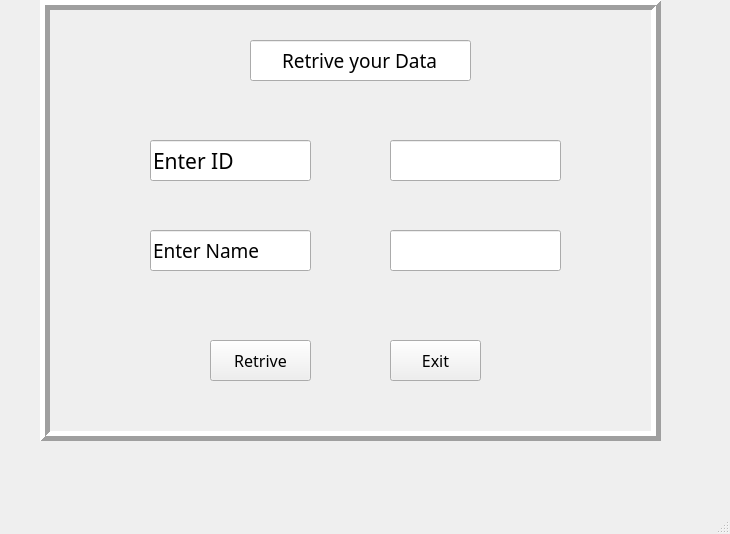
<?xml version="1.0" encoding="UTF-8"?>
<ui version="4.0">
 <class>Student</class>
 <widget class="QMainWindow" name="Student">
  <property name="geometry">
   <rect>
    <x>0</x>
    <y>0</y>
    <width>730</width>
    <height>534</height>
   </rect>
  </property>
  <property name="windowTitle">
   <string>Student</string>
  </property>
  <property name="tabShape">
   <enum>QTabWidget::TabShape::Rounded</enum>
  </property>
  <widget class="QWidget" name="centralwidget">
   <widget class="QLineEdit" name="lineEdit">
    <property name="geometry">
     <rect>
      <x>150</x>
      <y>140</y>
      <width>161</width>
      <height>41</height>
     </rect>
    </property>
    <property name="font">
     <font>
      <family>Sitka</family>
      <pointsize>16</pointsize>
     </font>
    </property>
    <property name="text">
     <string>Enter ID</string>
    </property>
   </widget>
   <widget class="QLineEdit" name="lineEdit_2">
    <property name="geometry">
     <rect>
      <x>150</x>
      <y>230</y>
      <width>161</width>
      <height>41</height>
     </rect>
    </property>
    <property name="font">
     <font>
      <family>Sitka</family>
      <pointsize>14</pointsize>
     </font>
    </property>
    <property name="text">
     <string>Enter Name</string>
    </property>
   </widget>
   <widget class="QLineEdit" name="lineEdit_3">
    <property name="geometry">
     <rect>
      <x>390</x>
      <y>140</y>
      <width>171</width>
      <height>41</height>
     </rect>
    </property>
    <property name="echoMode">
     <enum>QLineEdit::EchoMode::Password</enum>
    </property>
   </widget>
   <widget class="QLineEdit" name="lineEdit_4">
    <property name="geometry">
     <rect>
      <x>390</x>
      <y>230</y>
      <width>171</width>
      <height>41</height>
     </rect>
    </property>
    <property name="text">
     <string/>
    </property>
    <property name="echoMode">
     <enum>QLineEdit::EchoMode::Normal</enum>
    </property>
   </widget>
   <widget class="QLineEdit" name="lineEdit_5">
    <property name="geometry">
     <rect>
      <x>250</x>
      <y>40</y>
      <width>221</width>
      <height>41</height>
     </rect>
    </property>
    <property name="font">
     <font>
      <family>Sitka</family>
      <pointsize>14</pointsize>
     </font>
    </property>
    <property name="text">
     <string>Retrive your Data</string>
    </property>
    <property name="alignment">
     <set>Qt::AlignmentFlag::AlignCenter</set>
    </property>
   </widget>
   <widget class="QFrame" name="frame">
    <property name="geometry">
     <rect>
      <x>40</x>
      <y>0</y>
      <width>621</width>
      <height>441</height>
     </rect>
    </property>
    <property name="styleSheet">
     <string notr="true"/>
    </property>
    <property name="frameShape">
     <enum>QFrame::Shape::Box</enum>
    </property>
    <property name="frameShadow">
     <enum>QFrame::Shadow::Raised</enum>
    </property>
    <property name="lineWidth">
     <number>5</number>
    </property>
    <widget class="QPushButton" name="pushButton">
     <property name="geometry">
      <rect>
       <x>170</x>
       <y>340</y>
       <width>101</width>
       <height>41</height>
      </rect>
     </property>
     <property name="font">
      <font>
       <family>Sitka</family>
       <pointsize>12</pointsize>
      </font>
     </property>
     <property name="text">
      <string>Retrive</string>
     </property>
    </widget>
    <widget class="QPushButton" name="pushButton_2">
     <property name="geometry">
      <rect>
       <x>350</x>
       <y>340</y>
       <width>91</width>
       <height>41</height>
      </rect>
     </property>
     <property name="font">
      <font>
       <family>Sitka</family>
       <pointsize>12</pointsize>
      </font>
     </property>
     <property name="text">
      <string>Exit</string>
     </property>
    </widget>
   </widget>
   <zorder>frame</zorder>
   <zorder>lineEdit</zorder>
   <zorder>lineEdit_2</zorder>
   <zorder>lineEdit_3</zorder>
   <zorder>lineEdit_4</zorder>
   <zorder>lineEdit_5</zorder>
  </widget>
  <widget class="QMenuBar" name="menubar">
   <property name="geometry">
    <rect>
     <x>0</x>
     <y>0</y>
     <width>730</width>
     <height>33</height>
    </rect>
   </property>
  </widget>
  <widget class="QStatusBar" name="statusbar"/>
 </widget>
 <resources/>
 <connections>
  <connection>
   <sender>pushButton</sender>
   <signal>clicked()</signal>
   <receiver>pushButton</receiver>
   <slot>show()</slot>
   <hints>
    <hint type="sourcelabel">
     <x>249</x>
     <y>376</y>
    </hint>
    <hint type="destinationlabel">
     <x>265</x>
     <y>376</y>
    </hint>
   </hints>
  </connection>
  <connection>
   <sender>pushButton_2</sender>
   <signal>clicked()</signal>
   <receiver>pushButton_2</receiver>
   <slot>show()</slot>
   <hints>
    <hint type="sourcelabel">
     <x>432</x>
     <y>374</y>
    </hint>
    <hint type="destinationlabel">
     <x>467</x>
     <y>375</y>
    </hint>
   </hints>
  </connection>
 </connections>
</ui>
